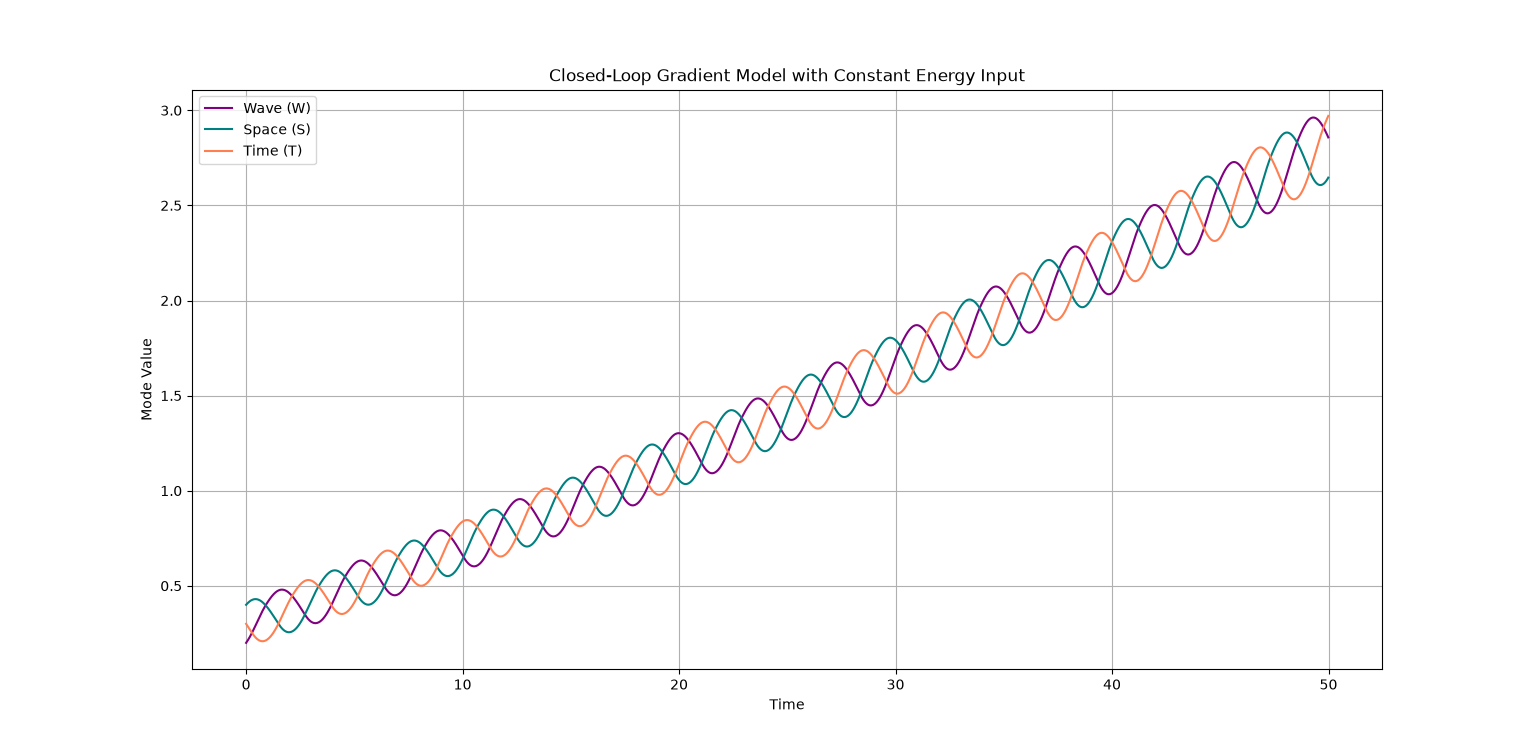

This figure's Python source:
import numpy as np
import matplotlib.pyplot as plt

# ==============================================================================
# 1. Parameter Settings & Initialization
# ==============================================================================

# Constant external energy influx (increase this to boost energy supply)
input_energy = 0.0  

# Saturation Limit Values for each mode
M_W_sat = 2.0
M_S_sat = 2.0
M_T_sat = 2.0

# Initial Values for the fundamental modes (Wave, Space, Time)
M_W = 0.2
M_S = 0.4
M_T = 0.3

# Time Evolution Configuration
dt = 0.01
T_max = 50.0
steps = int(T_max / dt)

# Allocation for trajectory tracking
W_list, S_list, T_list = [], [], []
time_axis = []

# ==============================================================================
# 2. Time Evolution Loop (Self-Referential Dynamics)
# ==============================================================================

for i in range(steps):
    t = i * dt
    W_list.append(M_W)
    S_list.append(M_S)
    T_list.append(M_T)
    time_axis.append(t)

    # --- 2-1. Calculate Base Variation with Energy Influx ---
    # Each fundamental mode receives a push based on interactions and external influx
    dW = (M_T_sat - M_T) - (M_S_sat - M_S) + input_energy
    dS = (M_W_sat - M_W) - (M_T_sat - M_T) + input_energy
    dT = (M_S_sat - M_S) - (M_W_sat - M_W) + input_energy

    # --- 2-2. Define Variation Vectors and Directional Gradients ---
    V_W = dW
    V_S = dS
    V_T = dT

    eps = 1e-8
    e_W = V_W / (abs(V_W) + eps)
    e_S = V_S / (abs(V_S) + eps)
    e_T = V_T / (abs(V_T) + eps)

    # --- 2-3. Generate Closed-Loop Circular Gradients (Uroboros Structure) ---
    # The rate of change of one mode drives the gradient of the next scale
    dS_grad = e_W * V_W
    dT_grad = e_S * V_S
    dW_grad = e_T * V_T

    grad_weight = 0.3

    dW_total = dW + grad_weight * dW_grad
    dS_total = dS + grad_weight * dS_grad
    dT_total = dT + grad_weight * dT_grad

    # --- 2-4. State Evolution (Mode Update) ---
    M_W += dt * dW_total
    M_S += dt * dS_total
    M_T += dt * dT_total

# ==============================================================================
# 3. Visualization & Output Plot
# ==============================================================================

plt.figure(figsize=(10, 5))
plt.plot(time_axis, W_list, label="Wave (W)", color="purple")
plt.plot(time_axis, S_list, label="Space (S)", color="teal")
plt.plot(time_axis, T_list, label="Time (T)", color="coral")

plt.xlabel("Time")
plt.ylabel("Mode Value")
plt.title("Closed-Loop Gradient Model with Constant Energy Input")
plt.legend()
plt.grid(True)
plt.show()
